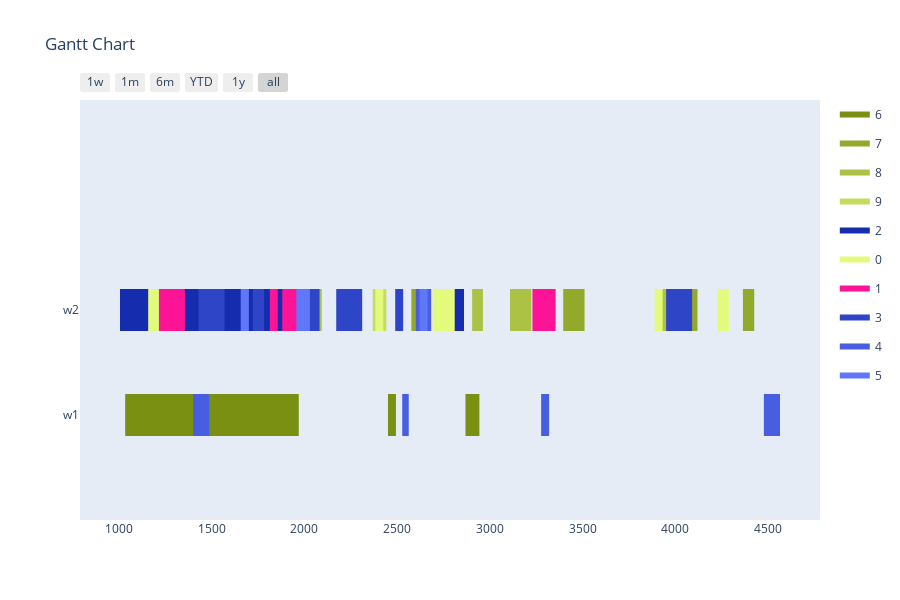

Notebook code for this chart:
### Markdown cell above
Config 1 - Test with One Point Crossover

### Code cell
optimizer = BaseGA(env)
optimizer.set_minimize()
# optional (in this case, all options given are the default option, if the configuration step is skipped)
optimizer.configure('tardiness', 'onepointcrossover', 'roulettewheel', 'randomize')
# choose an input generator (optional) -> decides how the data gets converted into the optimizer format
# optimizer.set_input_generator('SameLengthAlternativesGenerator')
# all parameters after offspring_amount are optional (in this case -> verbose=True)
result, best_fitness_history, average_fitness_history, best_generation_history, feasible_gen = optimizer.optimize(orders, max_generations, earliest_time_slot, last_time_slot, population_size, offspring_amount, verbose=True)
workstation_assignments = reformat_result(result, orders, env)
visualize(workstation_assignments, best_fitness_history, average_fitness_history, best_generation_history, feasible_gen)

### Figure 1 — Plotly figure (JSON) as saved in the notebook; plotly's stock layout.template omitted (floating-point values rounded to 4 significant figures)
{"data": [{"fill": "toself", "fillcolor": "rgb(121, 144, 19)", "hoverinfo": "name", "legendgroup": "rgb(121, 144, 19)", "mode": "none", "name": "6", "type": "scatter", "x": [1843, 1938, 1938, 1843, 1843, 694, 777, 777, 694, 694, 2451, 2494, 2494, 2451, 2451, 2869, 2944, 2944, 2869, 2869, 328, 363, 363, 328, 328, 959, 1034, 1034, 959], "y": [0.8, 0.8, 1.2, 1.2, null, 0.8, 0.8, 1.2, 1.2, null, -0.2, -0.2, 0.2, 0.2, null, -0.2, -0.2, 0.2, 0.2, null, -0.2, -0.2, 0.2, 0.2, null, -0.2, -0.2, 0.2, 0.2]}, {"fill": "toself", "fillcolor": "rgb(146, 169, 44)", "hoverinfo": "name", "legendgroup": "rgb(146, 169, 44)", "mode": "none", "name": "7", "type": "scatter", "x": [4365, 4426, 4426, 4365, 4365, 765, 905, 905, 765, 765, 741, 866, 866, 741, 741, 3396, 3511, 3511, 3396, 3396, 1892, 2007, 2007, 1892, 1892, 2577, 2635, 2635, 2577, 2577, 3985, 4120, 4120, 3985], "y": [0.8, 0.8, 1.2, 1.2, null, 0.8, 0.8, 1.2, 1.2, null, 0.8, 0.8, 1.2, 1.2, null, 0.8, 0.8, 1.2, 1.2, null, 0.8, 0.8, 1.2, 1.2, null, 0.8, 0.8, 1.2, 1.2, null, 0.8, 0.8, 1.2, 1.2]}, {"fill": "toself", "fillcolor": "rgb(171, 194, 69)", "hoverinfo": "name", "legendgroup": "rgb(171, 194, 69)", "mode": "none", "name": "8", "type": "scatter", "x": [2036, 2094, 2094, 2036, 2036, 2905, 2963, 2963, 2905, 2905, 541, 666, 666, 541, 541, 3907, 3968, 3968, 3907, 3907, 614, 672, 672, 614, 614, 3109, 3224, 3224, 3109, 3109, 2023, 2084, 2084, 2023], "y": [0.8, 0.8, 1.2, 1.2, null, 0.8, 0.8, 1.2, 1.2, null, 0.8, 0.8, 1.2, 1.2, null, 0.8, 0.8, 1.2, 1.2, null, 0.8, 0.8, 1.2, 1.2, null, 0.8, 0.8, 1.2, 1.2, null, 0.8, 0.8, 1.2, 1.2]}, {"fill": "toself", "fillcolor": "rgb(196, 219, 94)", "hoverinfo": "name", "legendgroup": "rgb(196, 219, 94)", "mode": "none", "name": "9", "type": "scatter", "x": [286, 359, 359, 286, 286, 2369, 2442, 2442, 2369, 2369, 1291, 1364, 1364, 1291, 1291, 467, 520, 520, 467], "y": [0.8, 0.8, 1.2, 1.2, null, 0.8, 0.8, 1.2, 1.2, null, 0.8, 0.8, 1.2, 1.2, null, 0.8, 0.8, 1.2, 1.2]}, {"fill": "toself", "fillcolor": "rgb(21, 44, 175)", "hoverinfo": "name", "legendgroup": "rgb(21, 44, 175)", "mode": "none", "name": "2", "type": "scatter", "x": [698, 741, 741, 698, 698, 2605, 2663, 2663, 2605, 2605, 623, 684, 684, 623, 623, 962, 1020, 1020, 962, 962, 379, 437, 437, 379, 379, 945, 1006, 1006, 945, 945, 2803, 2861, 2861, 2803], "y": [0.8, 0.8, 1.2, 1.2, null, 0.8, 0.8, 1.2, 1.2, null, 0.8, 0.8, 1.2, 1.2, null, 0.8, 0.8, 1.2, 1.2, null, 0.8, 0.8, 1.2, 1.2, null, 0.8, 0.8, 1.2, 1.2, null, 0.8, 0.8, 1.2, 1.2]}, {"fill": "toself", "fillcolor": "rgb(227, 250, 125)", "hoverinfo": "name", "legendgroup": "rgb(227, 250, 125)", "mode": "none", "name": "0", "type": "scatter", "x": [2383, 2426, 2426, 2383, 2383, 787, 927, 927, 787, 787, 4228, 4289, 4289, 4228, 4228, 3889, 3932, 3932, 3889, 3889, 2696, 2811, 2811, 2696, 2696, 1963, 2078, 2078, 1963, 1963, 1158, 1273, 1273, 1158], "y": [0.8, 0.8, 1.2, 1.2, null, 0.8, 0.8, 1.2, 1.2, null, 0.8, 0.8, 1.2, 1.2, null, 0.8, 0.8, 1.2, 1.2, null, 0.8, 0.8, 1.2, 1.2, null, 0.8, 0.8, 1.2, 1.2, null, 0.8, 0.8, 1.2, 1.2]}, {"fill": "toself", "fillcolor": "rgb(252, 19, 150)", "hoverinfo": "name", "legendgroup": "rgb(252, 19, 150)", "mode": "none", "name": "1", "type": "scatter", "x": [866, 927, 927, 866, 866, 772, 907, 907, 772, 772, 1216, 1356, 1356, 1216, 1216, 1814, 1857, 1857, 1814, 1814, 3230, 3355, 3355, 3230, 3230, 1881, 1996, 1996, 1881, 1881, 622, 762, 762, 622], "y": [0.8, 0.8, 1.2, 1.2, null, 0.8, 0.8, 1.2, 1.2, null, 0.8, 0.8, 1.2, 1.2, null, 0.8, 0.8, 1.2, 1.2, null, 0.8, 0.8, 1.2, 1.2, null, 0.8, 0.8, 1.2, 1.2, null, 0.8, 0.8, 1.2, 1.2]}, {"fill": "toself", "fillcolor": "rgb(46, 69, 200)", "hoverinfo": "name", "legendgroup": "rgb(46, 69, 200)", "mode": "none", "name": "3", "type": "scatter", "x": [3951, 4091, 4091, 3951, 3951, 1430, 1570, 1570, 1430, 1430, 527, 652, 652, 527, 527, 1967, 2082, 2082, 1967, 1967, 1722, 1783, 1783, 1722, 1722, 2490, 2533, 2533, 2490, 2490, 2172, 2312, 2312, 2172], "y": [0.8, 0.8, 1.2, 1.2, null, 0.8, 0.8, 1.2, 1.2, null, 0.8, 0.8, 1.2, 1.2, null, 0.8, 0.8, 1.2, 1.2, null, 0.8, 0.8, 1.2, 1.2, null, 0.8, 0.8, 1.2, 1.2, null, 0.8, 0.8, 1.2, 1.2]}, {"fill": "toself", "fillcolor": "rgb(71, 94, 225)", "hoverinfo": "name", "legendgroup": "rgb(71, 94, 225)", "mode": "none", "name": "4", "type": "scatter", "x": [2601, 2684, 2684, 2601, 2601, 4478, 4565, 4565, 4478, 4478, 2528, 2563, 2563, 2528, 2528, 3277, 3320, 3320, 3277, 3277, 274, 317, 317, 274, 274, 1400, 1487, 1487, 1400], "y": [0.8, 0.8, 1.2, 1.2, null, -0.2, -0.2, 0.2, 0.2, null, -0.2, -0.2, 0.2, 0.2, null, -0.2, -0.2, 0.2, 0.2, null, -0.2, -0.2, 0.2, 0.2, null, -0.2, -0.2, 0.2, 0.2]}, {"fill": "toself", "fillcolor": "rgb(96, 119, 250)", "hoverinfo": "name", "legendgroup": "rgb(96, 119, 250)", "mode": "none", "name": "5", "type": "scatter", "x": [1657, 1701, 1701, 1657, 1657, 2621, 2665, 2665, 2621, 2621, 1957, 2030, 2030, 1957, 1957, 708, 752, 752, 708], "y": [0.8, 0.8, 1.2, 1.2, null, 0.8, 0.8, 1.2, 1.2, null, 0.8, 0.8, 1.2, 1.2, null, 0.8, 0.8, 1.2, 1.2]}, {"legendgroup": "rgb(121, 144, 19)", "marker": {"color": "rgb(121, 144, 19)", "opacity": 0, "size": 1}, "mode": "markers", "name": "", "showlegend": false, "text": [null, null, null, null, null, null, null, null, null, null, null, null], "type": "scatter", "x": [1843, 1938, 694, 777, 2451, 2494, 2869, 2944, 328, 363, 959, 1034], "y": [1, 1, 1, 1, 0, 0, 0, 0, 0, 0, 0, 0]}, {"legendgroup": "rgb(146, 169, 44)", "marker": {"color": "rgb(146, 169, 44)", "opacity": 0, "size": 1}, "mode": "markers", "name": "", "showlegend": false, "text": [null, null, null, null, null, null, null, null, null, null, null, null, null, null], "type": "scatter", "x": [4365, 4426, 765, 905, 741, 866, 3396, 3511, 1892, 2007, 2577, 2635, 3985, 4120], "y": [1, 1, 1, 1, 1, 1, 1, 1, 1, 1, 1, 1, 1, 1]}, {"legendgroup": "rgb(171, 194, 69)", "marker": {"color": "rgb(171, 194, 69)", "opacity": 0, "size": 1}, "mode": "markers", "name": "", "showlegend": false, "text": [null, null, null, null, null, null, null, null, null, null, null, null, null, null], "type": "scatter", "x": [2036, 2094, 2905, 2963, 541, 666, 3907, 3968, 614, 672, 3109, 3224, 2023, 2084], "y": [1, 1, 1, 1, 1, 1, 1, 1, 1, 1, 1, 1, 1, 1]}, {"legendgroup": "rgb(196, 219, 94)", "marker": {"color": "rgb(196, 219, 94)", "opacity": 0, "size": 1}, "mode": "markers", "name": "", "showlegend": false, "text": [null, null, null, null, null, null, null, null], "type": "scatter", "x": [286, 359, 2369, 2442, 1291, 1364, 467, 520], "y": [1, 1, 1, 1, 1, 1, 1, 1]}, {"legendgroup": "rgb(21, 44, 175)", "marker": {"color": "rgb(21, 44, 175)", "opacity": 0, "size": 1}, "mode": "markers", "name": "", "showlegend": false, "text": [null, null, null, null, null, null, null, null, null, null, null, null, null, null], "type": "scatter", "x": [698, 741, 2605, 2663, 623, 684, 962, 1020, 379, 437, 945, 1006, 2803, 2861], "y": [1, 1, 1, 1, 1, 1, 1, 1, 1, 1, 1, 1, 1, 1]}, {"legendgroup": "rgb(227, 250, 125)", "marker": {"color": "rgb(227, 250, 125)", "opacity": 0, "size": 1}, "mode": "markers", "name": "", "showlegend": false, "text": [null, null, null, null, null, null, null, null, null, null, null, null, null, null], "type": "scatter", "x": [2383, 2426, 787, 927, 4228, 4289, 3889, 3932, 2696, 2811, 1963, 2078, 1158, 1273], "y": [1, 1, 1, 1, 1, 1, 1, 1, 1, 1, 1, 1, 1, 1]}, {"legendgroup": "rgb(252, 19, 150)", "marker": {"color": "rgb(252, 19, 150)", "opacity": 0, "size": 1}, "mode": "markers", "name": "", "showlegend": false, "text": [null, null, null, null, null, null, null, null, null, null, null, null, null, null], "type": "scatter", "x": [866, 927, 772, 907, 1216, 1356, 1814, 1857, 3230, 3355, 1881, 1996, 622, 762], "y": [1, 1, 1, 1, 1, 1, 1, 1, 1, 1, 1, 1, 1, 1]}, {"legendgroup": "rgb(46, 69, 200)", "marker": {"color": "rgb(46, 69, 200)", "opacity": 0, "size": 1}, "mode": "markers", "name": "", "showlegend": false, "text": [null, null, null, null, null, null, null, null, null, null, null, null, null, null], "type": "scatter", "x": [3951, 4091, 1430, 1570, 527, 652, 1967, 2082, 1722, 1783, 2490, 2533, 2172, 2312], "y": [1, 1, 1, 1, 1, 1, 1, 1, 1, 1, 1, 1, 1, 1]}, {"legendgroup": "rgb(71, 94, 225)", "marker": {"color": "rgb(71, 94, 225)", "opacity": 0, "size": 1}, "mode": "markers", "name": "", "showlegend": false, "text": [null, null, null, null, null, null, null, null, null, null, null, null], "type": "scatter", "x": [2601, 2684, 4478, 4565, 2528, 2563, 3277, 3320, 274, 317, 1400, 1487], "y": [1, 1, 0, 0, 0, 0, 0, 0, 0, 0, 0, 0]}, {"legendgroup": "rgb(96, 119, 250)", "marker": {"color": "rgb(96, 119, 250)", "opacity": 0, "size": 1}, "mode": "markers", "name": "", "showlegend": false, "text": [null, null, null, null, null, null, null, null], "type": "scatter", "x": [1657, 1701, 2621, 2665, 1957, 2030, 708, 752], "y": [1, 1, 1, 1, 1, 1, 1, 1]}], "layout": {"height": 600, "hovermode": "closest", "showlegend": true, "title": {"text": "Gantt Chart"}, "xaxis": {"rangeselector": {"buttons": [{"count": 7, "label": "1w", "step": "day", "stepmode": "backward"}, {"count": 1, "label": "1m", "step": "month", "stepmode": "backward"}, {"count": 6, "label": "6m", "step": "month", "stepmode": "backward"}, {"count": 1, "label": "YTD", "step": "year", "stepmode": "todate"}, {"count": 1, "label": "1y", "step": "year", "stepmode": "backward"}, {"step": "all"}]}, "showgrid": false, "type": "date", "zeroline": false}, "yaxis": {"autorange": false, "range": [-1, 3], "showgrid": false, "ticktext": ["w1", "w2"], "tickvals": [0, 1], "zeroline": false}}}
